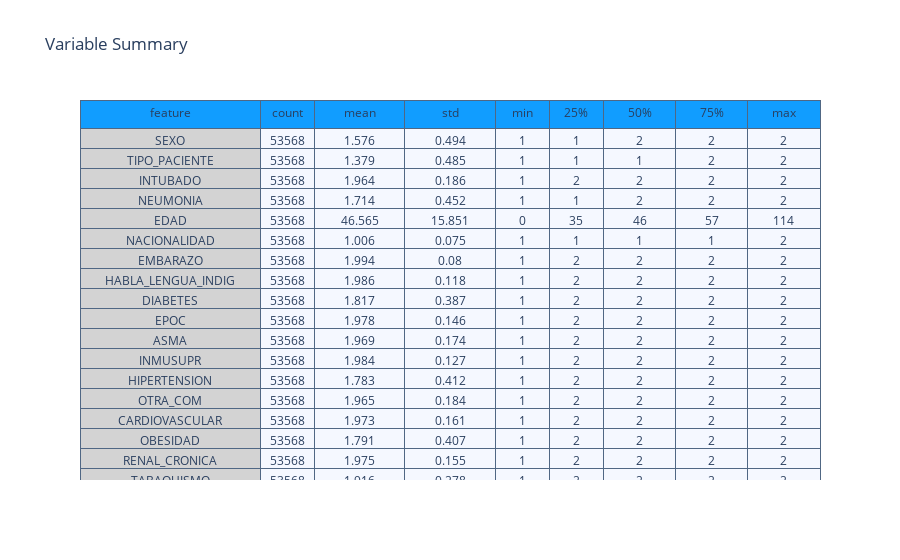

The cell this chart's notebook holds for it:
### Markdown cell above
En primer lugar vamos a hacer una tabla resumen de todos los datos númericos

### Code cell
Id_col = ["ID_REGISTRO"]
summary = (data[[i for i in data.columns if i not in Id_col]].
           describe().transpose().reset_index())

summary = summary.rename(columns = {"index" : "feature"})
summary = np.around(summary,3)

val_lst = [summary['feature'], summary['count'],
           summary['mean'],summary['std'],
           summary['min'], summary['25%'],
           summary['50%'], summary['75%'], summary['max']]

trace  = go.Table(header = dict(values = summary.columns.tolist(),
                                line = dict(color = ['#506784']),
                                fill = dict(color = ['#119DFF']),
                               ),
                  cells  = dict(values = val_lst,
                                line = dict(color = ['#506784']),
                                fill = dict(color = ["lightgrey",'#F5F8FF'])
                               ),
                  columnwidth = [200,60,100,100,60,60,80,80,80])
layout = go.Layout(dict(title = "Variable Summary"))
figure = go.Figure(data=[trace],layout=layout)
py.iplot(figure)

### Figure 1 — Plotly figure (JSON) as saved in the notebook; plotly's stock layout.template omitted (floating-point values rounded to 4 significant figures; data arrays with more than 128 entries replaced by an {"elided": "..."} marker saying what was removed)
{"data": [{"cells": {"fill": {"color": ["lightgrey", "#F5F8FF"]}, "line": {"color": ["#506784"]}, "values": {"elided": "9x22 mixed values"}}, "columnwidth": [200, 60, 100, 100, 60, 60, 80, 80, 80], "header": {"fill": {"color": ["#119DFF"]}, "line": {"color": ["#506784"]}, "values": ["feature", "count", "mean", "std", "min", "25%", "50%", "75%", "max"]}, "type": "table"}], "layout": {"title": {"text": "Variable Summary"}}}
